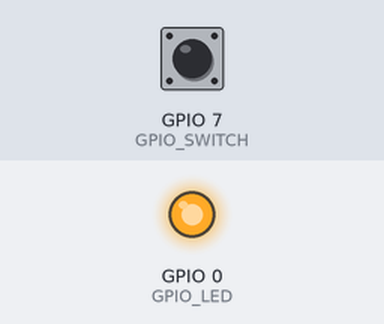
Simulated run of this program. Board: Raspberry Pi (BCM pin numbers). Parts: output pins drawn as LEDs (lit = HIGH). The inputs (shaded band) are chosen by the test bench; at power-on: GPIO 7 (GPIO_SWITCH) LOW.

Above: at 1.2 s.
1.3 s: GPIO 7 (GPIO_SWITCH) pulled HIGH for 0.15 s
At 1.37 s:
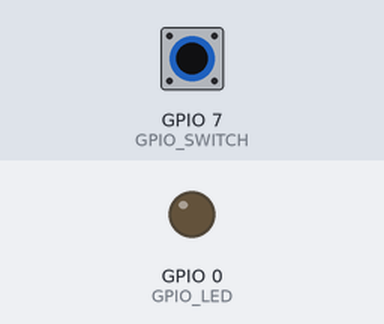
2.9 s: GPIO 7 (GPIO_SWITCH) pulled HIGH for 3.2 s
At 7.1 s:
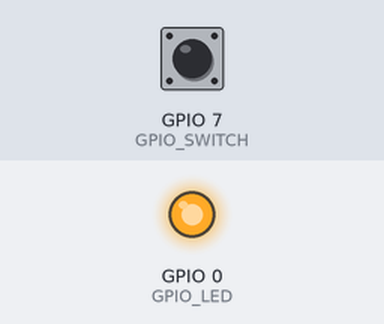
Timing chart, 0 to 8.6 s (numbered marks = the images above; inputs shaded):
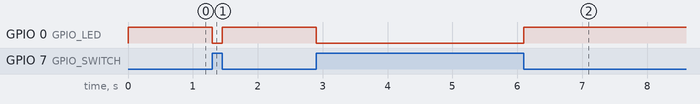

The program:

2-switch-light.py
```python
# Switches the light attached to GPIO 0 on and off depending on
# whether the microswitch is pressed or released
import time
import RPi.GPIO as GPIO

# setup useful constants for later
LED_ON      = GPIO.LOW								# led "on" state
LED_OFF     = GPIO.HIGH								# led "off" state
GPIO_LED    = 0 									# the GPIO pin that we'll attach our LED to
GPIO_SWITCH = 7										# the GPIO pin we'll attach our microswitch to

# allow us to refer to GPIO pins by assigned number (rather than by position)
GPIO.setmode( GPIO.BCM )

# setup the switch pin for input and to return "True" on a down pulse
GPIO.setup( GPIO_SWITCH, GPIO.IN, pull_up_down=GPIO.PUD_DOWN )

# set the LED GPIO pin to output mode
GPIO.setup( GPIO_LED, GPIO.OUT )

while True:

	if GPIO.input( GPIO_SWITCH ) == True: 			# was the switch pressed?
		GPIO.output( GPIO_LED, LED_ON )				# turn on the LED
	else:
		GPIO.output( GPIO_LED, LED_OFF )			# turn off the LED
```

Measured:
- after the input at 1.3 s, GPIO 0 (GPIO_LED): HIGH → LOW at once, → HIGH 0.15 s later
- after the input at 2.9 s, GPIO 0 (GPIO_LED): HIGH → LOW at once, → HIGH 3.2 s later
